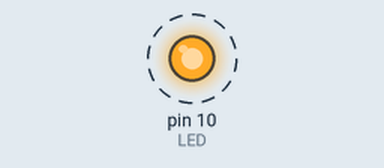
The program below on a simulated Arduino Uno, built with avr-gcc and run on an emulated ATmega328P. On the bench: output pins drawn as LEDs (lit = HIGH). Dashed ring = blinking.

Above: at 0.5 s.
Timing chart, 0 to 4.6 s (numbered marks = the images above):
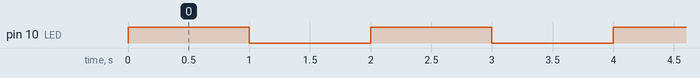

The program:

main.cpp
```cpp
/*AVR-LV
dejan.rakijasic@gmail.com

Zadatak:
Timer/Counter1 postavljen je u CTC mod rada (MODE 4) i prekidna rutina,
u kojoj se mijenja stanje na izlazu PB2 (pin10), izvršava se svake sekunde.
*/
#include <Arduino.h>
#define LED 2 // PORTB - PB2 - pin10

void setup()
{
  DDRB |= (1 << LED); // OUTPUT
  // konfiguracija T/C1 - normal mode
  TCCR1A = 0;
  TCCR1B = 0;
  TCCR1B |= (1 << WGM12);
  TCCR1B |= (1 << CS12) | (1 << CS10);
  TIMSK1 |= (1 << OCIE1A);
  OCR1A = 15624; // komparacijski registar
  sei();
}

ISR(TIMER1_COMPA_vect) // prekidna rutina TCNT1 = OCR1A
{
  PORTB ^= (1 << LED);
}

void loop()
{
  // nop
}
```

Measured:
- by itself, pin 10 (LED): alternates HIGH for 1.0 s and LOW for 1.0 s
